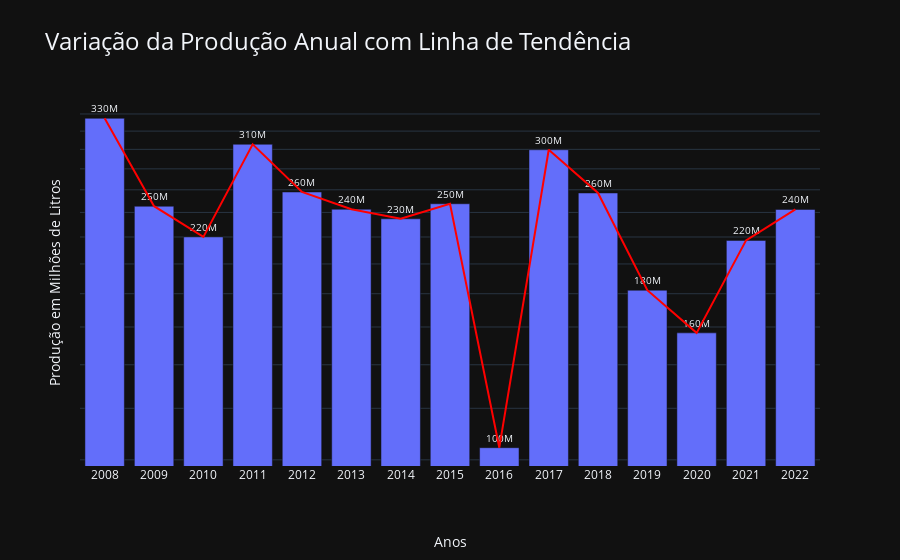

Here is the notebook cell this chart was saved with:
### Code cell
fig = go.Figure()
fig.add_trace(go.Bar(x=df_producao_exportacao['Ano'], y=df_producao_exportacao['Produzido'], name='Produzido'))
fig.update_traces(texttemplate='%{y:.2s}', textposition='outside', textfont_size=10)
fig.add_trace(go.Scatter(x=df_producao_exportacao['Ano'], y=df_producao_exportacao['Produzido'], mode='lines', name='Tendência', line=dict(color='red')))

fig.update_layout(title='Variação da Produção Anual com Linha de Tendência',
                  barmode='group',
                  title_font=dict(size=24), 
                  xaxis_title='Anos',
                  xaxis_title_standoff=55,
                  yaxis_type="log",
                  yaxis_showticklabels=False,
                  showlegend=False, 
                  yaxis_title='Produção em Milhões de Litros',
                  template="plotly_dark",
                  xaxis=dict(tickvals=df_producao_exportacao['Ano'], ticktext=df_producao_exportacao['Ano'].dt.year),
                  annotations=[
                        dict(
                            x=1,
                            y=-0.32,
                            xref='paper',
                            yref='paper',
                            text='* Escala Logarítmica',
                            showarrow=False,
                            font=dict(size=12)
                        )
                    ])

fig.show()

### Figure 1 — Plotly figure (JSON) as saved in the notebook; plotly's stock layout.template omitted (floating-point values rounded to 4 significant figures)
{"data": [{"name": "Produzido", "textfont": {"size": 10}, "textposition": "outside", "texttemplate": "%{y:.2s}", "type": "bar", "x": ["2008-01-01T00:00:00", "2009-01-01T00:00:00", "2010-01-01T00:00:00", "2011-01-01T00:00:00", "2012-01-01T00:00:00", "2013-01-01T00:00:00", "2014-01-01T00:00:00", "2015-01-01T00:00:00", "2016-01-01T00:00:00", "2017-01-01T00:00:00", "2018-01-01T00:00:00", "2019-01-01T00:00:00", "2020-01-01T00:00:00", "2021-01-01T00:00:00", "2022-01-01T00:00:00"], "y": [334841312, 245318774, 220073693, 305439220, 257977767, 242686752, 234637437, 247457542, 104389641, 299553057, 257082856, 182245159, 156717100, 217374993, 242543407]}, {"line": {"color": "red"}, "mode": "lines", "name": "Tendência", "type": "scatter", "x": ["2008-01-01T00:00:00", "2009-01-01T00:00:00", "2010-01-01T00:00:00", "2011-01-01T00:00:00", "2012-01-01T00:00:00", "2013-01-01T00:00:00", "2014-01-01T00:00:00", "2015-01-01T00:00:00", "2016-01-01T00:00:00", "2017-01-01T00:00:00", "2018-01-01T00:00:00", "2019-01-01T00:00:00", "2020-01-01T00:00:00", "2021-01-01T00:00:00", "2022-01-01T00:00:00"], "y": [334841312, 245318774, 220073693, 305439220, 257977767, 242686752, 234637437, 247457542, 104389641, 299553057, 257082856, 182245159, 156717100, 217374993, 242543407]}], "layout": {"annotations": [{"font": {"size": 12}, "showarrow": false, "text": "* Escala Logarítmica", "x": 1, "xref": "paper", "y": -0.32, "yref": "paper"}], "barmode": "group", "showlegend": false, "title": {"font": {"size": 24}, "text": "Variação da Produção Anual com Linha de Tendência"}, "xaxis": {"ticktext": [2008, 2009, 2010, 2011, 2012, 2013, 2014, 2015, 2016, 2017, 2018, 2019, 2020, 2021, 2022], "tickvals": ["2008-01-01T00:00:00", "2009-01-01T00:00:00", "2010-01-01T00:00:00", "2011-01-01T00:00:00", "2012-01-01T00:00:00", "2013-01-01T00:00:00", "2014-01-01T00:00:00", "2015-01-01T00:00:00", "2016-01-01T00:00:00", "2017-01-01T00:00:00", "2018-01-01T00:00:00", "2019-01-01T00:00:00", "2020-01-01T00:00:00", "2021-01-01T00:00:00", "2022-01-01T00:00:00"], "title": {"standoff": 55, "text": "Anos"}}, "yaxis": {"showticklabels": false, "title": {"text": "Produção em Milhões de Litros"}, "type": "log"}}}
